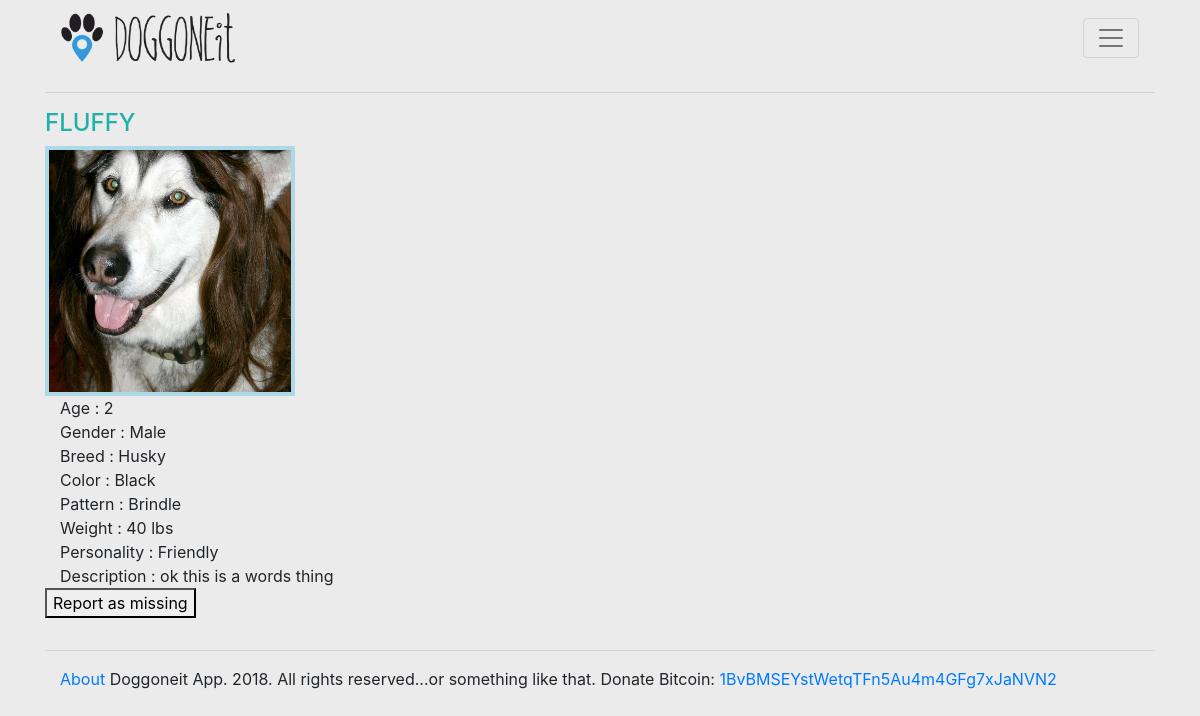
Screenshot of /dog_profile/16/ (signed in) with the database file from the repository.
### doggonnitapp/models.py (models this page shows, shortened)
class DogProfile(models.Model):
    name = models.CharField(max_length=50)
    age = models.PositiveSmallIntegerField(validators=[MinValueValidator(0), MaxValueValidator(20)])
    sex = models.CharField(max_length=6)
    breed = models.CharField(max_length=50)
    color = models.CharField(max_length=25)
    pattern = models.CharField(max_length=25)
    weight = models.PositiveSmallIntegerField(validators=[MinValueValidator(1), MaxValueValidator(250)])
    personality = models.CharField(max_length=25)
    dog_is_lost = models.BooleanField(default=False)
    dog_image = models.ImageField()
    description = models.TextField(default='')
    user = models.ForeignKey(User, on_delete=models.CASCADE)
    missing_since = models.DateTimeField(default=None, null=True)

### doggonnitapp/views.py (the view, shortened to what this page needs)
# urls.py: url(r'^dog_profile/(?P<dog_id>[0-9]+)/', views.dog_profile, name='dog_profile'),
def dog_profile(request, dog_id):
    dog = DogProfile.objects.get(pk=dog_id)
    profile = get_object_or_404(UserProfile, user=dog.user)
    current_user = request.user
    dog_owner = dog.user
    print(dog_owner)
    print(current_user)
    dog_name = dog.name
    email_list = ['doggoneitapp@gmail.com']
    user_email = current_user.email
    owner_email = dog.user.email
    email_list.append(user_email)
    email_list.append(owner_email)
    print(user_email)
    print(owner_email)
    context = {'dog': dog,
               'mapbox_api_key': secret.mapbox_api_key,
               'profile': profile}
    return render(request, 'doggonnitapp/dog_profile.html', context)

### doggonnitapp/templates/doggonnitapp/dog_profile.html (shortened to what this page needs)
{% extends 'doggonnitapp/base.html' %}
{% block content %}
<div class="container">
    <div class="row">
        <div class="col">
            <h3> {{ dog.name.upper }} </h3>
            <div class="dog_img" style="background: url({{MEDIA_URL}}{{ dog.dog_image }}) 50% 50% no-repeat; width:250px; height:250px; background-size: cover"></div>
            <div class="container">
                <div> Age : {{dog.age}} </div>
                <div> Gender : {{dog.sex}} </div>
                <div> Breed : {{dog.breed}} </div>
                <div> Color : {{dog.color}} </div>
                <div> Pattern : {{dog.pattern}} </div>
                <div> Weight : {{dog.weight}} lbs </div>
                <div> Personality : {{dog.personality}} </div>
                <div> Description : {{dog.description}} </div>
            </div>
            <form action="{% url 'doggonnitapp:dog_profile' dog.id %}" method="POST">
                {% if dog.dog_is_lost %}
                    <button type="submit"> Report as found! </button>
                    {% else %}
                        <button type="submit"> Report as missing </button>
                {% endif %}
            </form>
        </div>
</div>
{% endblock %}

### doggonnitapp/static/doggonnitapp/style.css (style rules this page uses)
.dog_img { width: 250px; height: 250px; border: 4px solid lightblue; }

### rows the page displays
DogProfile: name "FLUFFY", dog_image (picture), age "2", sex "Male", breed "Husky", color "Black", pattern "Brindle", weight "40", personality "Friendly", description "ok this is a words thing"
